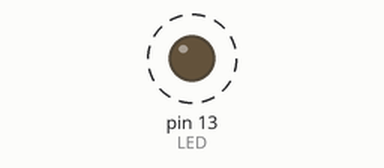
The sketch below on a simulated Arduino Uno, built with avr-gcc and run on an emulated ATmega328P. Shown: output pins drawn as LEDs (lit = HIGH). Dashed ring = blinking.

Above: at 0.4 s.
Timing chart, 0 to 4.6 s (numbered marks = the images above):
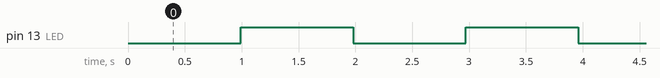

Measured:
- by itself, pin 13 (LED): alternates HIGH for 0.99 s and LOW for 0.99 s

The sketch:

Lab05_Act01.ino
```cpp
#include <Arduino_FreeRTOS.h>
#include <semphr.h>

#define FRECUENCIA 1000
#define LED 13

SemaphoreHandle_t semBinOff;
SemaphoreHandle_t semBinOn;

// define two tasks for Blink
void TaskBlinkOn(void *pvParameters);
void TaskBlinkOff(void *pvParameters);

void setup() {
  Serial.begin(9600);
  while (!Serial) {
  }

  semBinOff = xSemaphoreCreateBinary();
  semBinOn = xSemaphoreCreateBinary();
  xSemaphoreGive(semBinOff);

  pinMode(LED, OUTPUT);

  // Now set up two tasks to run independently.
  xTaskCreate(
    TaskBlinkOn
    ,  "BlinkOn"
    ,  128
    ,  NULL
    ,  2
    ,  NULL );

  xTaskCreate(
    TaskBlinkOff
    ,  "BlinkOff"
    ,  128
    ,  NULL
    ,  1
    ,  NULL );

  vTaskStartScheduler();
}

void loop(){
}

/*--------------------------------------------------*/
/*---------------------- Tasks ---------------------*/
/*--------------------------------------------------*/

void TaskBlinkOn(void *pvParameters){
  (void) pvParameters;

  while(1){
    xSemaphoreTake(semBinOn, portMAX_DELAY);
    digitalWrite(LED, HIGH);
    vTaskDelay(FRECUENCIA / portTICK_PERIOD_MS );
    xSemaphoreGive(semBinOff);
  }
}

void TaskBlinkOff(void *pvParameters){
  (void) pvParameters;

  while(1){
    xSemaphoreTake(semBinOff, portMAX_DELAY);
    digitalWrite(LED, LOW);
    vTaskDelay(FRECUENCIA / portTICK_PERIOD_MS );
    xSemaphoreGive(semBinOn);
  }
}
```
